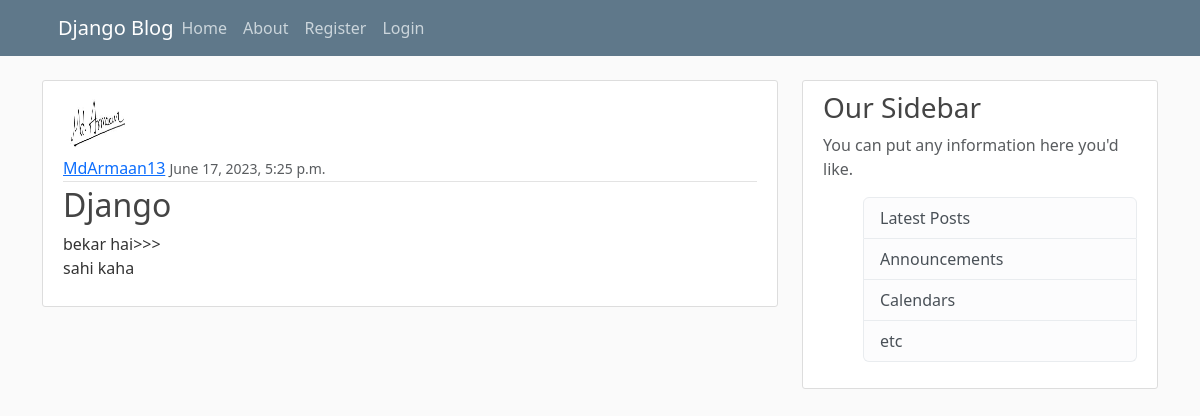
/blog/post/3/, run on the app's committed database.
### blog/models.py (models this page shows, shortened)
class Post(models.Model):
    title = models.CharField(max_length=100)
    content = models.TextField()  # no limit on the length of the text
    date_posted = models.DateTimeField(default=timezone.now)
    author = models.ForeignKey(User, on_delete=models.CASCADE)

### user/models.py (models this page shows, shortened)
class Profile(models.Model):
    user = models.OneToOneField(User,on_delete=models.CASCADE,related_name='profile')#if the user is deleted then the profile is also dele
    image = models.ImageField(default='default.jpg',upload_to='profile_pics')#upload_to is the directory where the image is stored

### blog/views.py (the view)
# urls.py: path('post/<int:pk>/',PostDetailView.as_view(),name='post-detail'),
class PostDetailView(DetailView):
    model = Post

### blog/templates/blog/post_detail.html (shortened to what this page needs)
{% extends "blog/base.html" %} {% block content %}
    <article class="media content-section">
    <img
        class="rounded-circle article-img"
        src="{{ object.author.profile.image.url }}"
    />
    <div class="media-body">
        <div class="article-metadata">
        <a href="" class="mr-2">{{object.author}}</a>
        <small class="text-muted">{{object.date_posted}}</small>
        </div>
        <h2 class="article-title">{{object.title}}</h2>
        <p class="article-content">{{object.content}}</p>
    </div>
    </article>
{% endblock content %}

### blog/static/blog/main.css (style rules this page uses)
body { background: #fafafa; color: #333333; margin-top: 5rem; }
h1, h2, h3, h4, h5, h6 { color: #444444; }
.content-section { background: #ffffff; padding: 10px 20px; border: 1px solid #dddddd; border-radius: 3px; margin-bottom: 20px; }
.article-title { color: #444444; }
.article-content { white-space: pre-line; }
.article-img { height: 65px; width: 65px; margin-right: 16px; }
.article-metadata { padding-bottom: 1px; margin-bottom: 4px; border-bottom: 1px solid #e3e3e3 }

### data on the page
Post: author.profile.image (picture), author "MdArmaan13", date_posted "June 17, 2023, 5:25 p.m.", title "Django", content "bekar hai>>> sahi kaha"
